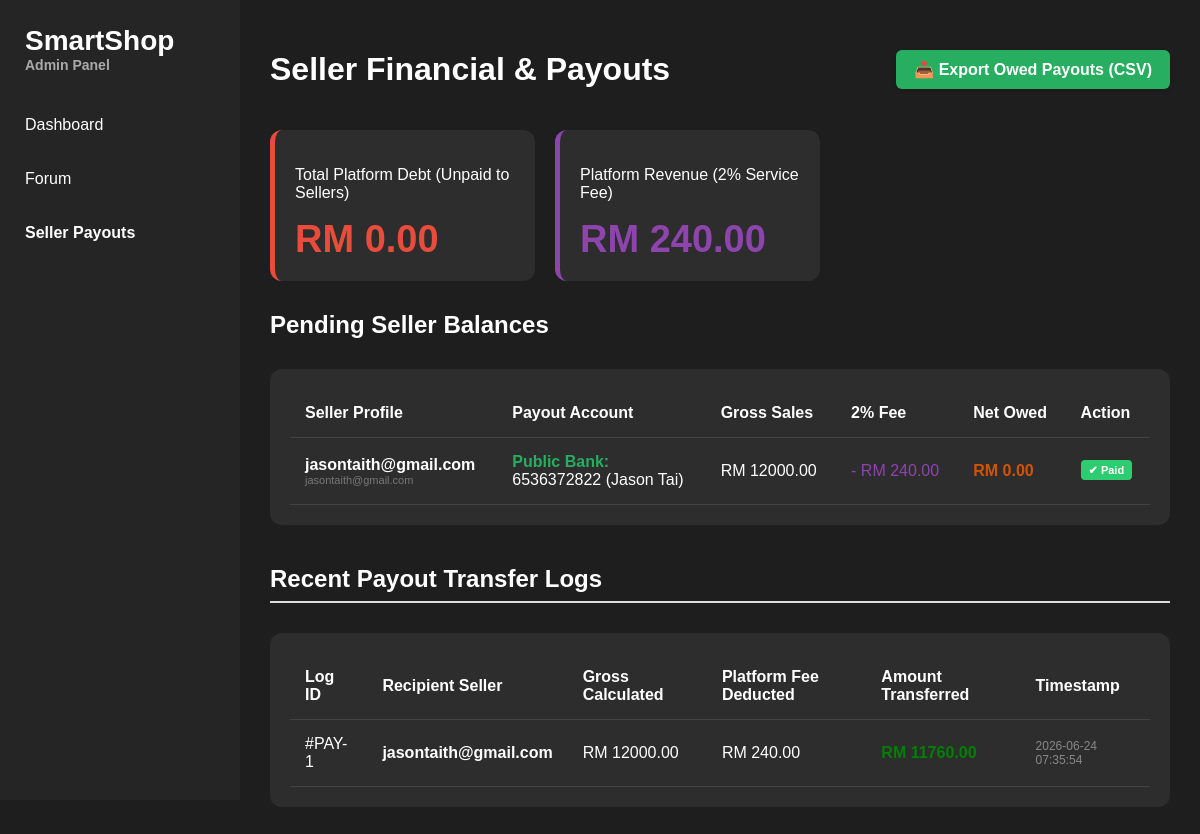
The page /admin/payouts (signed in) on the database as committed earlier.
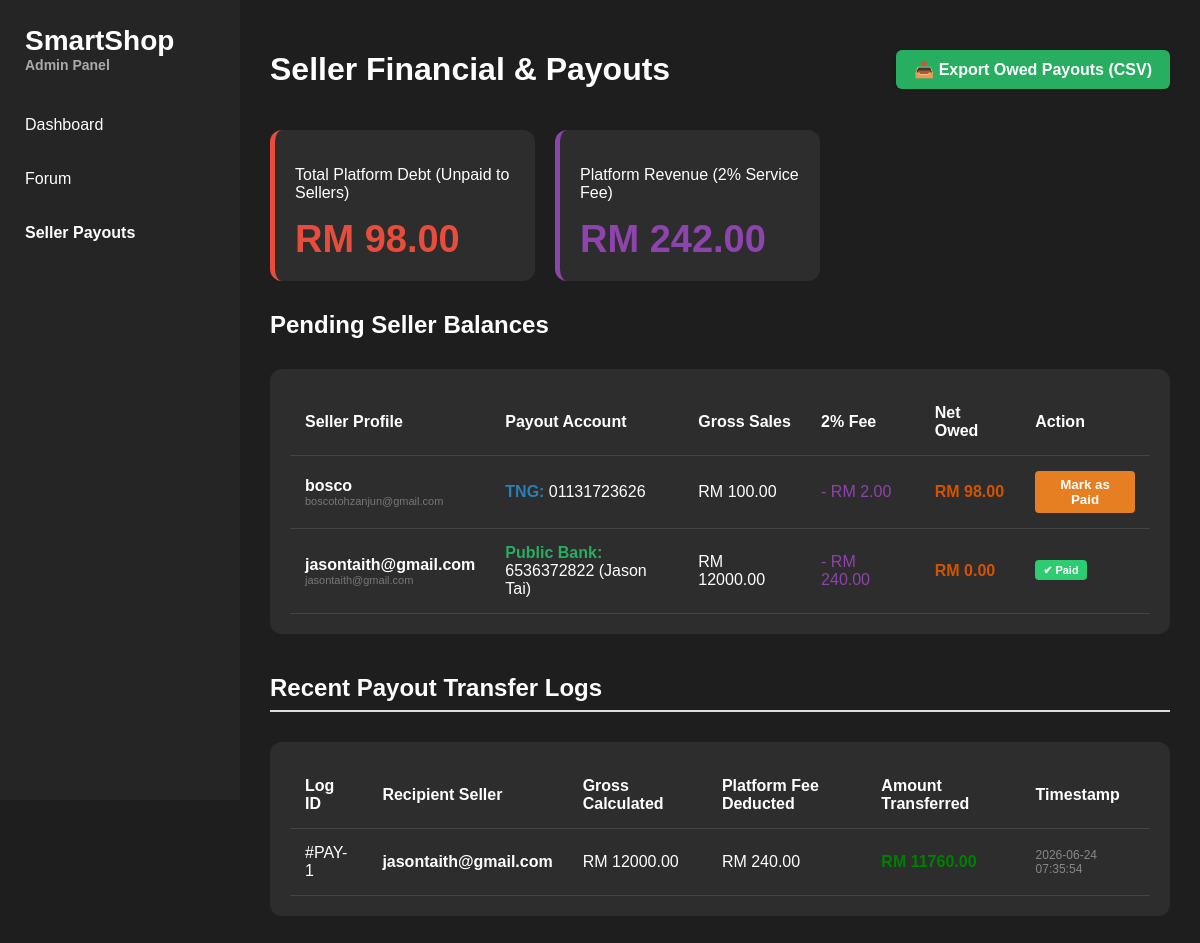
The same page on the database as committed later.
### tables this page shows
CREATE TABLE seller_payout (
            id             INTEGER PRIMARY KEY AUTOINCREMENT,
            seller_id      INTEGER NOT NULL UNIQUE,
            tng_phone      TEXT,
            bank_name      TEXT,
            bank_account   TEXT,
            bank_holder    TEXT,
            created_at     DATETIME DEFAULT CURRENT_TIMESTAMP,
            FOREIGN KEY (seller_id) REFERENCES users(id)
        );

CREATE TABLE users (
            id          INTEGER PRIMARY KEY AUTOINCREMENT,
            first_name  TEXT NOT NULL,
            last_name   TEXT NOT NULL,
            username    TEXT NOT NULL,
            email       TEXT NOT NULL,
            password    TEXT NOT NULL,
            role        TEXT DEFAULT 'buyer',
            city        TEXT,
            state       TEXT,
            created_at  DATETIME DEFAULT CURRENT_TIMESTAMP,
            UNIQUE(email, role)
        );

CREATE TABLE payout_history (
            id INTEGER PRIMARY KEY AUTOINCREMENT,
            seller_id INTEGER NOT NULL,
            gross_amount REAL NOT NULL,
            platform_fee REAL NOT NULL,
            net_paid REAL NOT NULL,
            created_at DATETIME DEFAULT CURRENT_TIMESTAMP,
            FOREIGN KEY (seller_id) REFERENCES users(id)
        );

### app.py (the view)
@app.route("/admin/payouts")
def admin_payouts():
    if "user_id" not in session:
        return redirect("/login")
    conn = get_db()
    cursor = conn.cursor()
    cursor.execute("""
        SELECT u.id as seller_id, u.username, u.email,
               p.tng_phone, p.bank_name, p.bank_account, p.bank_holder
        FROM users u
        JOIN seller_payout p ON u.id = p.seller_id
    """)
    sellers = cursor.fetchall()
    payout_list = []
    total_platform_pending = 0.0
    total_platform_commission = 0.0
    for s in sellers:
        sid = s["seller_id"]
        cursor.execute("""
            SELECT COALESCE(SUM(oi.price * oi.quantity), 0)
            FROM order_items oi
            JOIN products p ON oi.product_id = p.id
            JOIN orders o ON oi.order_id = o.id
            WHERE p.seller_id = ?
            AND o.status IN ('paid', 'shipped', 'delivered', 'completed')
        """, (sid,))
        gross_sales = cursor.fetchone()[0]
        platform_fee = gross_sales * 0.02
        net_earnings = gross_sales * 0.98
        cursor.execute("""
            SELECT COALESCE(SUM(net_paid), 0)
            FROM payout_history
            WHERE seller_id = ?
        """, (sid,))
        already_paid = cursor.fetchone()[0]
        pending_payable = net_earnings - already_paid
        if pending_payable < 0.01:
            pending_payable = 0.0
        total_platform_pending += pending_payable
        total_platform_commission += platform_fee
        payout_list.append({
            "seller_id": sid,
            "username": s["username"],
            "email": s["email"],
            "tng_phone": s["tng_phone"],
            "bank_name": s["bank_name"],
            "bank_account": s["bank_account"],
            "bank_holder": s["bank_holder"],
            "gross_sales": gross_sales,
            "platform_fee": platform_fee,
            "already_paid": already_paid,
            "pending_payable": pending_payable
        })
    cursor.execute("""
        SELECT ph.*, u.username
        FROM payout_history ph
        JOIN users u ON ph.seller_id = u.id
        ORDER BY ph.created_at DESC
        LIMIT 10
    """)
    history_logs = cursor.fetchall()
    conn.close()
    return render_template(
        "Admin/payouts.html",
        payouts=payout_list,
        total_pending=total_platform_pending,
        total_commission=total_platform_commission,
        history_logs=history_logs
    )

### app.py (called while the page is built)
def get_db():
    conn = sqlite3.connect("database.db",
        check_same_thread=False,
        timeout=10
    )
    conn.row_factory = sqlite3.Row
    return conn

### templates/Admin/payouts.html (shortened to what this page needs)
<link rel="stylesheet" href="{{ url_for('static', filename='css/admin.css') }}">
<link rel="stylesheet" href="{{ url_for('static', filename='css/admin_payouts.css') }}">
<div class="sidebar">
  <div class="logo">SmartShop<span>Admin Panel</span></div>
  <div class="menu"><a href="/admin">Dashboard</a></div>
  <div class="menu"><a href="/admin/forum">Forum</a></div>
  <div class="menu">
    <a href="/admin/payouts" class="active-link">Seller Payouts</a>
  </div>
</div>
<div class="main">
  <div class="top-header">
    <h1>Seller Financial & Payouts</h1>
    <a href="/admin/payouts/export_csv" class="btn-csv">📥 Export Owed Payouts (CSV)</a>
  </div>
  <div class="cards payout-summary-cards">
    <div class="card debt-card">
      <p>Total Platform Debt (Unpaid to Sellers)</p>
      <div class="big debt-amount">RM {{ "%.2f"|format(total_pending) }}</div>
    </div>
    <div class="card revenue-card">
      <p>Platform Revenue (2% Service Fee)</p>
      <div class="big revenue-amount">RM {{ "%.2f"|format(total_commission) }}</div>
    </div>
  </div>
  <h2>Pending Seller Balances</h2>
  <div class="table-box">
    <table>
      <tr>
        <th>Seller Profile</th>
        <th>Payout Account</th>
        <th>Gross Sales</th>
        <th>2% Fee</th>
        <th>Net Owed</th>
        <th>Action</th>
      </tr>
      {% for p in payouts %}
      <tr>
        <td>
          <strong>{{ p['username'] }}</strong><br>
          <span class="seller-email">{{ p['email'] }}</span>
        </td>
        <td>
          {% if p['tng_phone'] %}
            <span class="label-tng">TNG:</span> {{ p['tng_phone'] }}
          {% elif p['bank_account'] %}
            <span class="label-bank">{{ p['bank_name'] }}:</span><br>
            {{ p['bank_account'] }} ({{ p['bank_holder'] }})
          {% else %}
            <span class="not-configured">Not Configured</span>
          {% endif %}
        </td>
        <td>RM {{ "%.2f"|format(p['gross_sales']) }}</td>
        <td class="platform-fee">
          - RM {{ "%.2f"|format(p['platform_fee']) }}
        </td>
        <td class="net-owed">
          RM {{ "%.2f"|format(p['pending_payable']) }}
        </td>
        <td>
          {% if p['pending_payable'] > 0 %}
            <form action="/admin/payouts/mark_paid/{{ p['seller_id'] }}" method="POST" class="payout-form">
              <button
                type="submit"class="btn-pay"onclick="return confirm('Confirm transfer of RM {{ '%.2f'|format(p['pending_payable']) }} to {{ p['username'] }}?');">
                Mark as Paid
              </button>
            </form>
          {% else %}
            <span class="badge-cleared">✔ Paid</span>
          {% endif %}
        </td>
      </tr>
      {% else %}
      <tr>
        <td colspan="6" class="empty-row">No sellers found on the platform.</td>
      </tr>
      {% endfor %}
    </table>
  </div>
  <h2 class="section-title">Recent Payout Transfer Logs</h2>
  <div class="table-box">
    <table>
      <tr>
        <th>Log ID</th>
        <th>Recipient Seller</th>
        <th>Gross Calculated</th>
        <th>Platform Fee Deducted</th>
        <th>Amount Transferred</th>
        <th>Timestamp</th>
      </tr>
      {% for log in history_logs %}
      <tr>
        <td>#PAY-{{ log['id'] }}</td>
        <td><strong>{{ log['username'] }}</strong></td>
        <td>RM {{ "%.2f"|format(log['gross_amount']) }}</td>
        <td>RM {{ "%.2f"|format(log['platform_fee']) }}</td>
        <td class="paid-amount">RM {{ "%.2f"|format(log['net_paid']) }}</td>
        <td class="log-time">{{ log['created_at'] }}</td>
      </tr>
      {% else %}
      <tr>
        <td colspan="6" class="empty-row muted-row">No payment history logs recorded yet.</td>
      </tr>
      {% endfor %}
    </table>
  </div>
</div>

### static/css/admin.css (style rules this page uses)
.sidebar { position:fixed; left:0; top:0; width:240px; height:100vh; background:#252525; }
.logo { padding:25px; font-size:28px; font-weight:bold; }
.logo span { display:block; font-size:14px; color:#aaa; }
.menu { padding:18px 25px; }
.menu a { color:white; text-decoration:none; }
.main { margin-left:240px; padding:30px; }
.cards { display:flex; gap:20px; }
.card { background:#2d2d2d; width:220px; border-radius:12px; padding:20px; }
.big { font-size:38px; font-weight:bold; }
.table-box { margin-top:30px; background:#2d2d2d; border-radius:12px; padding:20px; }
table { width:100%; border-collapse:collapse; }
th,td { padding:15px; text-align:left; }
tr { border-bottom:1px solid #444; }

### static/css/admin_payouts.css (style rules this page uses)
.top-header { display: flex; justify-content: space-between; align-items: center; margin-bottom: 20px; }
.active-link { color: #fff; font-weight: bold; }
.btn-csv { background-color: #27ae60; color: white; padding: 10px 18px; border-radius: 6px; text-decoration: none; font-weight: bold; box-shadow: 0 2px 4px rgba(0, 0, 0, 0.1); }
.btn-pay { background-color: #e67e22; color: white; border: none; padding: 6px 12px; border-radius: 4px; cursor: pointer; font-weight: bold; }
.badge-cleared { background-color: #2ecc71; color: white; padding: 4px 8px; border-radius: 4px; font-size: 11px; font-weight: bold; }
.section-title { margin-top: 40px; margin-bottom: 15px; border-bottom: 2px solid #ddd; padding-bottom: 8px; }
.payout-summary-cards { grid-template-columns: repeat(2, 1fr); margin-bottom: 30px; }
.debt-card { border-left: 5px solid #e74c3c; }
.revenue-card { border-left: 5px solid #8e44ad; }
.debt-amount { color: #e74c3c; }
.revenue-amount { color: #8e44ad; }
.seller-email { font-size: 11px; color: #777; }
.label-tng { color: #2980b9; font-weight: bold; }
.label-bank { color: #27ae60; font-weight: bold; }
.platform-fee { color: #8e44ad; }
.net-owed { font-size: 16px; font-weight: bold; color: #d35400; }
.payout-form { margin: 0; }
.paid-amount { color: green; font-weight: bold; }
.log-time { color: #888; font-size: 12px; }

Rows that differ between the two databases and show on the page:
added seller_payout: username "bosco", email "boscotohzanjun@gmail.com", tng_phone "01131723626", gross_sales "100.00", platform_fee "2.00", pending_payable "98.00"
Other text that changed with them:
{{ "%.2f"|format(total_pending) }}: "0.00" → "98.00"
{{ "%.2f"|format(total_commission) }}: "240.00" → "242.00"
